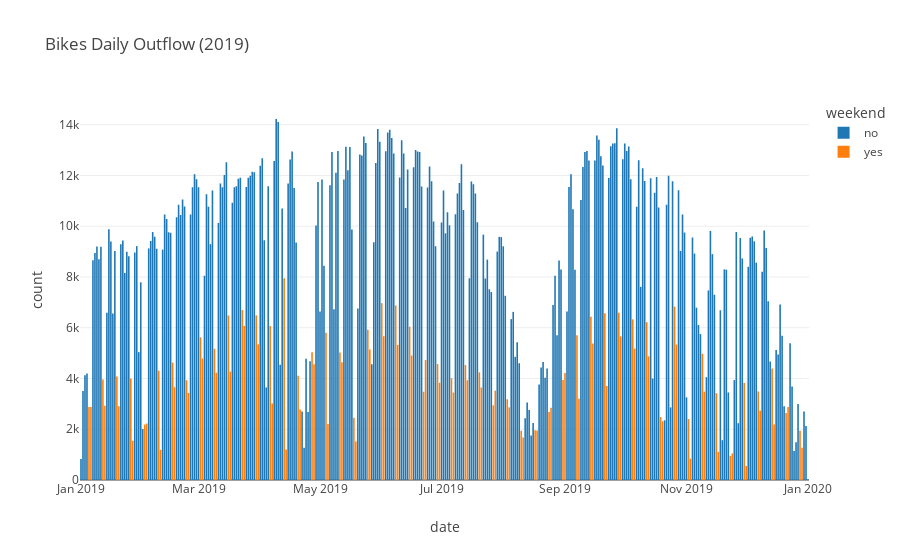

The notebook cell this image was saved under:
### Code cell
# def daily_outflow_barchart(dataframe):
    
#     df = dataframe.copy()

#     df.day = dataframe.index.isocalendar().day



daily_outflow["day"] = daily_outflow.index.isocalendar().day
daily_outflow.loc[ daily_outflow.day <= 5, "is_weekend"] = "no"
daily_outflow.loc[ daily_outflow.day > 5, "is_weekend"] = "yes"


fig = daily_outflow.plot.bar(
    x = daily_outflow.index,
    y = "count",
    title="Bikes Daily Outflow (2019)",
    color = "is_weekend",
    template = "none", # for plotly themes: https://plotly.com/python/templates/
    labels = {
        "value": "Number of trips",
        "giorno_partenza" : "date",
        "is_weekend": "weekend"
    }
)

# see here: https://plotly.com/python/reference/layout/
fig.update_layout(
    title = {
        "x" : 0.05,
        # basically, what part of the title to put at position "x"
        "xanchor": "left"
    }
)

fig.show()

### Figure 1 — Plotly figure (JSON) as saved in the notebook; plotly's stock layout.template omitted (floating-point values rounded to 4 significant figures; data arrays with more than 128 entries replaced by an {"elided": "..."} marker saying what was removed)
{"data": [{"alignmentgroup": "True", "hovertemplate": "weekend=no<br>date=%{x}<br>count=%{y}<extra></extra>", "legendgroup": "no", "marker": {"color": "#1F77B4", "pattern": {"shape": ""}}, "name": "no", "offsetgroup": "no", "orientation": "v", "showlegend": true, "textposition": "auto", "type": "bar", "x": {"elided": "262 str values"}, "xaxis": "x", "y": {"elided": "262 int values"}, "yaxis": "y"}, {"alignmentgroup": "True", "hovertemplate": "weekend=yes<br>date=%{x}<br>count=%{y}<extra></extra>", "legendgroup": "yes", "marker": {"color": "#FF7F0E", "pattern": {"shape": ""}}, "name": "yes", "offsetgroup": "yes", "orientation": "v", "showlegend": true, "textposition": "auto", "type": "bar", "x": ["2019-01-05T00:00:00", "2019-01-06T00:00:00", "2019-01-12T00:00:00", "2019-01-13T00:00:00", "2019-01-19T00:00:00", "2019-01-20T00:00:00", "2019-01-26T00:00:00", "2019-01-27T00:00:00", "2019-02-02T00:00:00", "2019-02-03T00:00:00", "2019-02-09T00:00:00", "2019-02-10T00:00:00", "2019-02-16T00:00:00", "2019-02-17T00:00:00", "2019-02-23T00:00:00", "2019-02-24T00:00:00", "2019-03-02T00:00:00", "2019-03-03T00:00:00", "2019-03-09T00:00:00", "2019-03-10T00:00:00", "2019-03-16T00:00:00", "2019-03-17T00:00:00", "2019-03-23T00:00:00", "2019-03-24T00:00:00", "2019-03-30T00:00:00", "2019-03-31T00:00:00", "2019-04-06T00:00:00", "2019-04-07T00:00:00", "2019-04-13T00:00:00", "2019-04-14T00:00:00", "2019-04-20T00:00:00", "2019-04-21T00:00:00", "2019-04-27T00:00:00", "2019-04-28T00:00:00", "2019-05-04T00:00:00", "2019-05-05T00:00:00", "2019-05-11T00:00:00", "2019-05-12T00:00:00", "2019-05-18T00:00:00", "2019-05-19T00:00:00", "2019-05-25T00:00:00", "2019-05-26T00:00:00", "2019-06-01T00:00:00", "2019-06-02T00:00:00", "2019-06-08T00:00:00", "2019-06-09T00:00:00", "2019-06-15T00:00:00", "2019-06-16T00:00:00", "2019-06-22T00:00:00", "2019-06-23T00:00:00", "2019-06-29T00:00:00", "2019-06-30T00:00:00", "2019-07-06T00:00:00", "2019-07-07T00:00:00", "2019-07-13T00:00:00", "2019-07-14T00:00:00", "2019-07-20T00:00:00", "2019-07-21T00:00:00", "2019-07-27T00:00:00", "2019-07-28T00:00:00", "2019-08-03T00:00:00", "2019-08-04T00:00:00", "2019-08-10T00:00:00", "2019-08-11T00:00:00", "2019-08-17T00:00:00", "2019-08-18T00:00:00", "2019-08-24T00:00:00", "2019-08-25T00:00:00", "2019-08-31T00:00:00", "2019-09-01T00:00:00", "2019-09-07T00:00:00", "2019-09-08T00:00:00", "2019-09-14T00:00:00", "2019-09-15T00:00:00", "2019-09-21T00:00:00", "2019-09-22T00:00:00", "2019-09-28T00:00:00", "2019-09-29T00:00:00", "2019-10-05T00:00:00", "2019-10-06T00:00:00", "2019-10-12T00:00:00", "2019-10-13T00:00:00", "2019-10-19T00:00:00", "2019-10-20T00:00:00", "2019-10-26T00:00:00", "2019-10-27T00:00:00", "2019-11-02T00:00:00", "2019-11-03T00:00:00", "2019-11-09T00:00:00", "2019-11-10T00:00:00", "2019-11-16T00:00:00", "2019-11-17T00:00:00", "2019-11-23T00:00:00", "2019-11-24T00:00:00", "2019-11-30T00:00:00", "2019-12-01T00:00:00", "2019-12-07T00:00:00", "2019-12-08T00:00:00", "2019-12-14T00:00:00", "2019-12-15T00:00:00", "2019-12-21T00:00:00", "2019-12-22T00:00:00", "2019-12-28T00:00:00", "2019-12-29T00:00:00"], "xaxis": "x", "y": [2875, 2878, 3964, 2930, 4080, 2906, 3999, 1546, 2181, 2224, 4309, 1191, 4628, 3656, 3932, 3429, 5625, 4785, 5171, 4223, 6485, 4269, 6697, 6068, 6490, 5345, 6070, 3016, 7955, 1206, 4111, 2774, 5039, 4562, 5798, 2210, 5028, 4642, 2455, 1518, 5925, 5140, 6971, 5667, 6879, 5324, 6042, 4903, 3478, 4726, 4568, 3832, 4013, 3446, 4529, 3930, 4242, 3644, 2941, 3522, 3183, 2861, 1939, 1672, 1961, 1950, 2677, 2849, 3940, 4213, 5702, 3205, 6433, 5384, 6574, 3704, 6593, 5659, 6333, 5177, 6222, 4869, 2482, 2312, 6835, 5335, 2404, 837, 4975, 3481, 3421, 1107, 952, 1047, 3825, 553, 3493, 2732, 4395, 2192, 2636, 2878, 1944, 1269], "yaxis": "y"}], "layout": {"barmode": "relative", "legend": {"title": {"text": "weekend"}, "tracegroupgap": 0}, "title": {"text": "Bikes Daily Outflow (2019)", "x": 0.05, "xanchor": "left"}, "xaxis": {"anchor": "y", "domain": [0, 1], "title": {"text": "date"}}, "yaxis": {"anchor": "x", "domain": [0, 1], "title": {"text": "count"}}}}
